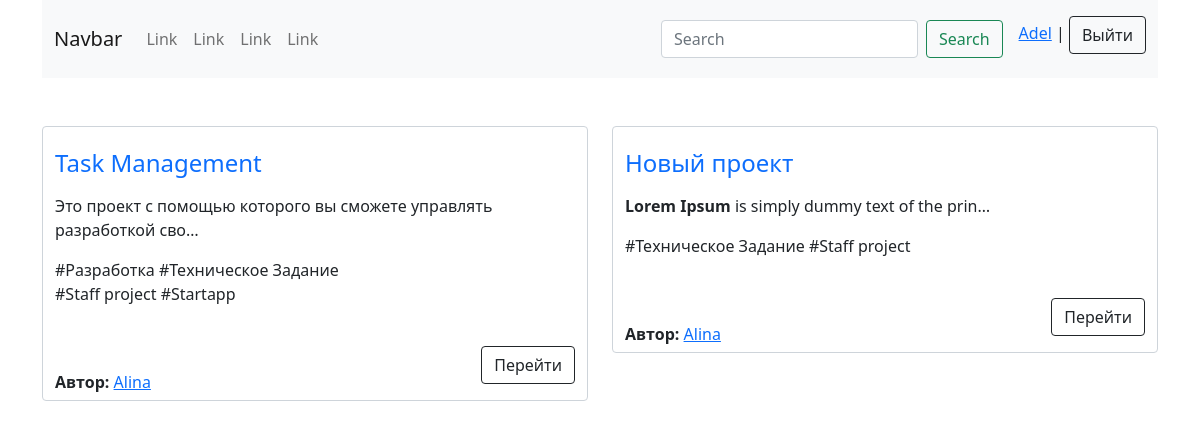
The app's page /search/ (signed in) with its own data.
### mainapp/models.py (models this page shows, shortened)
class Project(models.Model):
    user = models.ForeignKey(User, on_delete=models.CASCADE, verbose_name='Пользователь')
    name = models.CharField(max_length=120, verbose_name='Название')
    slug = models.SlugField(unique=True)
    description = RichTextField(verbose_name='Описание')
    photo = models.ImageField(upload_to='photos/', null=True, blank=True, verbose_name='Фото')
    file = models.FileField(upload_to='files/', null=True, blank=True, verbose_name='Файлы')
    started = models.DateTimeField(auto_now_add=True, verbose_name='Начало')
    ended = models.DateTimeField(blank=True, null=True, verbose_name='Закончился')
    deadline = models.DateField(verbose_name='Дедлайн до')
    tags = models.ManyToManyField(Tag, verbose_name='Теги')
    class Meta:
        verbose_name = 'Проект'
        verbose_name_plural = 'Проекты'
    def get_absolute_url(self):
        return reverse('mainapp:proj_details', kwargs={'slug': self.slug})

class Tag(models.Model):
    tag = models.CharField(max_length=120)
    def __str__(self):
        return self.tag
    class Meta:
        verbose_name = 'Тег'
        verbose_name_plural = 'Теги'

### mainapp/views.py (the view)
# urls.py: path('search/', SearchProjects.as_view(), name='search_projects'),
class SearchProjects(ListView):
    model = Project
    template_name = 'mainapp/search_projects/search_projects.html'
    context_object_name = 'projects'
    def get_queryset(self):
        queryset = super().get_queryset()
        query = self.request.GET.get('search-projects')
        if query:
            queryset = Project.objects.filter(Q(name__iregex=query) | Q(tags__tag__iregex=query))
        return queryset

### templates/mainapp/search_projects/search_projects.html (shortened to what this page needs)
{% extends 'mainapp/base.html' %}
{% block content %}
<div class="container">
    <div class="row">
        {% for project in projects %}
        <div class="col-sm-6">
            <div class="form-control user-projects mt-5">
                <div style="width: 300px;"><a style="text-decoration: none;" href="{{ project.get_absolute_url }}"><h4 class="mt-3">{{ project.name }}</h4></a></div>
                <p>{{ project.description|safe|truncatechars:70 }}</p>
                <p class="project-tags">{% for t in project.tags.all|slice:':5' %} #{{t}} {% endfor %}</p><br>
                <a class="btn btn-outline-dark float-end" href="{{ project.get_absolute_url }}">Перейти</a><br>
                <p style="margin: 0;"><strong>Автор:</strong> <a href="{% url 'mainapp:user_proj' project.user %}">{{ project.user }}</a></p>
            </div>
        </div>
        {% endfor %}
    </div>
</div>
{% endblock %}

### templates/mainapp/base.html (shortened to what this page needs)
{% load static %}
<!DOCTYPE html>
<html lang="en">
<head>
    <link rel="stylesheet" href="{% static 'css/style.css' %}">
    <link href="{% static 'fontawesomefree/css/fontawesome.css' %}" rel="stylesheet" type="text/css">
    <link href="{% static 'fontawesomefree/css/brands.css' %}" rel="stylesheet" type="text/css">
    <link href="{% static 'fontawesomefree/css/solid.css' %}" rel="stylesheet" type="text/css">
    <link href="https://cdn.jsdelivr.net/npm/bootstrap@5.0.2/dist/css/bootstrap.min.css" rel="stylesheet">
</head>
<body>
    {% block header %}
    <header>
        <div class="container">
            <nav class="navbar navbar-expand-lg navbar-light bg-light">
                <div class="container-fluid">
                  <a class="navbar-brand" href="{% url 'mainapp:main' %}">Navbar</a>
                  <div class="collapse navbar-collapse" id="navbarSupportedContent">
                    <ul class="navbar-nav me-auto mb-2 mb-lg-0">
                      <li class="nav-item">
                        <a class="nav-link" href="#">Link</a>
                      </li>
                      <li class="nav-item">
                        <a class="nav-link" href="#">Link</a>
                      </li>
                      <li class="nav-item">
                        <a class="nav-link" href="#">Link</a>
                      </li>
                      <li class="nav-item">
                        <a class="nav-link" href="#">Link</a>
                      </li>
                    </ul>
                    <form action="{% url 'mainapp:search_projects' %}" class="d-flex me-3" method="get">
                      <input class="form-control me-2" name="search-projects" type="search" placeholder="Search" aria-label="Search">
                      <button class="btn btn-outline-success" type="submit">Search</button>
                    </form>
                    <p class="mt-2"><a href="{% url 'mainapp:user_proj' user.username %}">{{ user.username }}</a> | <a class="btn btn-outline-dark" href="{% url 'authentication:logout' %}">Выйти</a></p>
                  </div>
                </div>
              </nav>
        </div>
    </header>
    {% endblock %}
    {% block content %}{% endblock %}
</body>
</html>

### static/css/style.css (style rules this page uses)
.user-projects p { max-width: 500px; }
.user-projects .project-tags { max-width: 300px; }

### records on screen
Project: name "Task Management", description "Это проект с помощью которого вы сможете управлять разработкой сво…", user "Alina"
Tag: tag "Разработка"
Tag: tag "Техническое Задание"
Tag: tag "Staff project"
Tag: tag "Startapp"
Project: name "Новый проект", description "Lorem Ipsum is simply dummy text of the prin…", user "Alina"

### other values on screen
{{ user.username }} "Adel"
